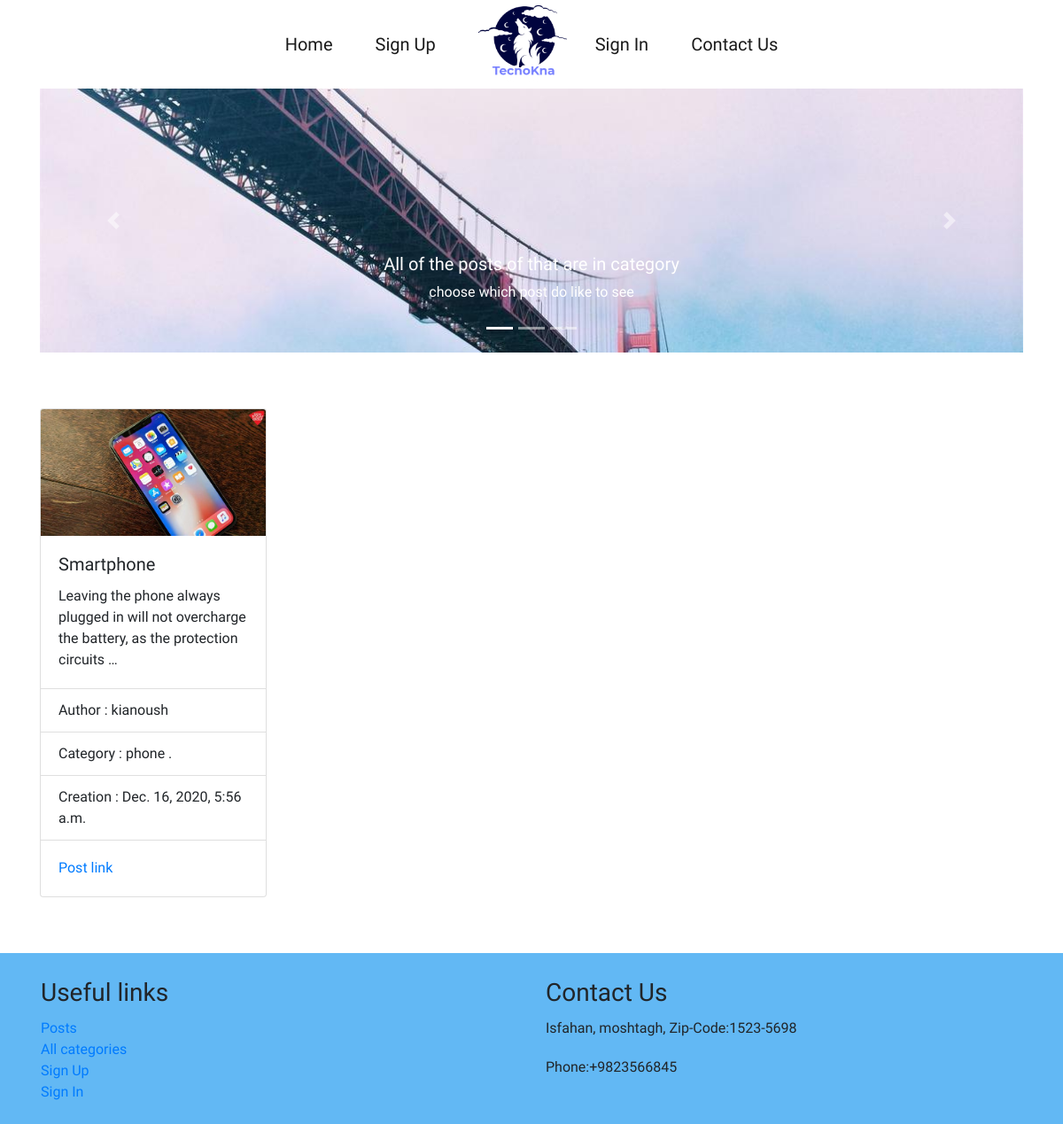
Screenshot of /blog/cat_posts/ph (signed in) with the database file from the repository.
### blog/models.py (models this page shows, shortened)
class Post(models.Model):
    title = models.CharField(_("title"), max_length=100)
    slug = models.SlugField(_("slug"), db_index=True, unique=True)
    content = models.TextField(_('content'), blank=True)
    category = models.ForeignKey(Category, null=True, blank=True, on_delete=models.CASCADE, verbose_name=_('category'),
                                 related_name='posts',
                                 related_query_name='posts')
    draft = models.BooleanField(_('draft'), default=True, db_index=True)
    author = models.ForeignKey(User, verbose_name=_('author'), on_delete=models.CASCADE, related_query_name='posts',
                               related_name='posts')
    image = models.ImageField(_('image'), upload_to='images', blank=True, null=True)
    created_at = models.DateTimeField(_('creation'), auto_now_add=True)
    updated_at = models.DateTimeField(_('update'), auto_now=True)
    published_at = models.DateTimeField(_('publish_time'), db_index=True)
    class Meta:
        verbose_name = 'post'
        verbose_name_plural = 'posts'
        ordering = ["published_at", "created_at"]

class Category(models.Model):
    title = models.CharField(_("title"), max_length=100)
    slug = models.SlugField(_("slug"), db_index=True)
    parent = models.ForeignKey("self", null=True, blank=True, on_delete=models.SET_NULL,
                               verbose_name=_("root_category"), related_name="category",
                               related_query_name="category")
    class Meta:
        verbose_name = _('category')
        verbose_name_plural = _('categories')
    def __str__(self):
        return f"category : {self.title} ."

### account/models.py (models this page shows)
class User(AbstractUser):
    country = models.CharField(max_length=128, blank=True, null=True)
    def __str__(self):
        return f'{self.username}'

### blog/views.py (the view)
# urls.py: path('cat_posts/<slug:slug>', CatPosts.as_view(), name='category')
@method_decorator(login_required, name='dispatch')
class CatPosts(DetailView):
    model = Category
    template_name = 'blog/same_cat.html'
    def get_context_data(self, **kwargs):
        context = super().get_context_data(**kwargs)
        category = context.get('category', None)
        context['posts'] = Post.objects.filter(category=category)
        return context

### templates/blog/same_cat.html (shortened to what this page needs)
{% extends 'basic/basic_all_page.html' %}
{% load static %}
{% block links %}
    <link rel="stylesheet" href="{% static 'blog/posts.css' %}">
{% endblock %}
{% block main %}
    <main>
        <div class="container">
            <div class="row">
                <div class="col-12">
                    <div id="carouselExampleIndicators" class="carousel slide" data-ride="carousel" style="">
                        <ol class="carousel-indicators">
                            <li data-target="#carouselExampleIndicators" data-slide-to="0" class="active"></li>
                            <li data-target="#carouselExampleIndicators" data-slide-to="1"></li>
                            <li data-target="#carouselExampleIndicators" data-slide-to="2"></li>
                        </ol>
                        <div class="carousel-inner">
                            <div class="carousel-item active">
                                <img class="d-block w-100" src="{% static 'blog/images/D.jpg' %}" alt="First slide">
                                <div class="carousel-caption d-none d-md-block">
                                    <h5>All of the posts of that are in category</h5>
                                    <p>choose which post do like to see</p>
                                </div>
                            </div>
                        </div>
                        <a class="carousel-control-prev" href="#carouselExampleIndicators" role="button"
                           data-slide="prev">
                            <span class="carousel-control-prev-icon" aria-hidden="true"></span>
                        </a>
                        <a class="carousel-control-next" href="#carouselExampleIndicators" role="button"
                           data-slide="next">
                            <span class="carousel-control-next-icon" aria-hidden="true"></span>
                        </a>
                    </div>
                </div>
                <div class="row col-12 my-md-5 my-sm-2">
                    {% for post in posts %}
                    <div class="col-xl-3 col-lg-4 col-md-6 col-sm-12">
                        <div class="card mx-auto" style="width: 16rem;">
                            <img class="card-img-top" src="{{ post.image.url }}" alt="Card image cap">
                            <div class="card-body">
                                <h5 class="card-title">{{ post.title|capfirst }}</h5>
                                <p class="card-text">{{ post.content|truncatewords:15 }}</p>
                            </div>
                            <ul class="list-group list-group-flush">
                                <li class="list-group-item">Author : {{ post.author }}</li>
                                <li class="list-group-item">{{ post.category|capfirst }}</li>
                                <li class="list-group-item">Creation : {{ post.created_at }}</li>
                            </ul>
                            <div class="card-body">
                                <a href="{% url 'post' post.slug %}" class="card-link">Post link</a>
                            </div>
                        </div>
                    </div>
                    {% endfor %}
                </div>
            </div>
        </div>
    </main>
{% endblock %}

### static/blog/posts.css (style rules this page uses)
html,body { height: 100%; width: 100%; padding: 0; margin: 0; font-family: Sofia; }
a { text-decoration: none; }
.card { margin-top: 15px; margin-bottom: 15px; }

### rows the page displays
Post: image (picture), title "Smartphone", content "Leaving the phone always plugged in will not overcharge the battery, as the protection circuits …", author "kianoush", category "Category : phone .", created_at "Dec. 16, 2020, 5:56 a.m."
